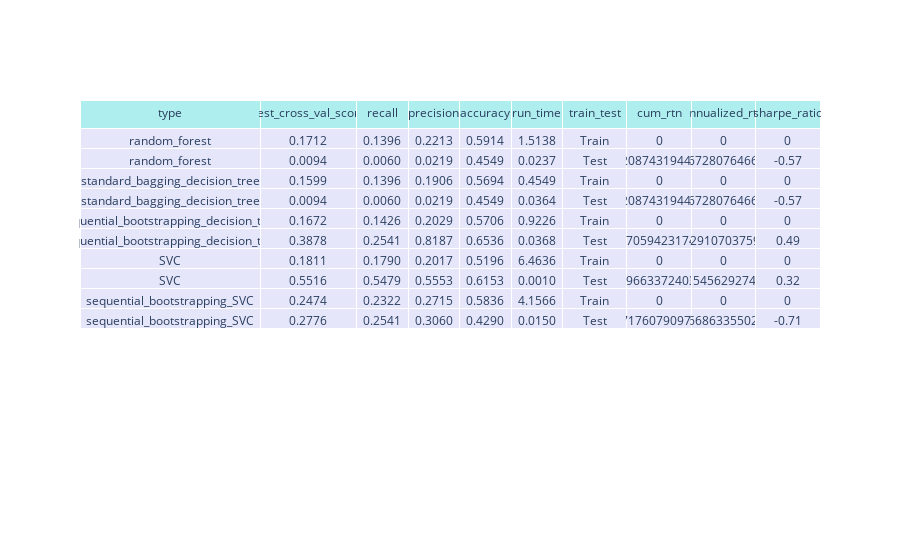

Write notebook code for a chart like this one.
### Code cell
import plotly.graph_objects as go

fig = go.Figure(data=[go.Table(
    columnwidth = [280,150,80,80,80,80,100],
    header=dict(values=list(model_metrics_tbl.columns),
                fill_color='paleturquoise',
                align='center'),
    cells=dict(values=model_metrics_tbl.transpose().values.tolist(),
               fill_color='lavender',
               align='center',
               format=['', '.4f', '.4f','.4f','.4f','.4f','','','']
               )),
])              

fig.show()

### Figure 1 — Plotly figure (JSON) as saved in the notebook; plotly's stock layout.template omitted (floating-point values rounded to 4 significant figures)
{"data": [{"cells": {"align": "center", "fill": {"color": "lavender"}, "format": ["", ".4f", ".4f", ".4f", ".4f", ".4f", "", "", ""], "values": [["random_forest", "random_forest", "standard_bagging_decision_tree", "standard_bagging_decision_tree", "sequential_bootstrapping_decision_tree", "sequential_bootstrapping_decision_tree", "SVC", "SVC", "sequential_bootstrapping_SVC", "sequential_bootstrapping_SVC"], [0.1712, 0.009413, 0.1599, 0.009413, 0.1672, 0.3878, 0.1811, 0.5516, 0.2474, 0.2776], [0.1396, 0.005998, 0.1396, 0.005998, 0.1426, 0.2541, 0.179, 0.5479, 0.2322, 0.2541], [0.2213, 0.02185, 0.1906, 0.02185, 0.2029, 0.8187, 0.2017, 0.5553, 0.2715, 0.306], [0.5914, 0.4549, 0.5694, 0.4549, 0.5706, 0.6536, 0.5196, 0.6153, 0.5836, 0.429], [1.514, 0.02368, 0.4549, 0.03639, 0.9226, 0.03684, 6.464, 0.0009983, 4.157, 0.01503], ["Train", "Test", "Train", "Test", "Train", "Test", "Train", "Test", "Train", "Test"], [0, -0.08209, 0, -0.08209, 0, 0.1187, 0, 0.135, 0, -0.1372], [0, -0.1067, 0, -0.1067, 0, 0.1593, 0, 0.1815, 0, -0.1767], [0, -0.57, 0, -0.57, 0, 0.49, 0, 0.32, 0, -0.71]]}, "columnwidth": [280, 150, 80, 80, 80, 80, 100], "header": {"align": "center", "fill": {"color": "paleturquoise"}, "values": ["type", "best_cross_val_score", "recall", "precision", "accuracy", "run_time", "train_test", "cum_rtn", "annualized_rtn", "sharpe_ratio"]}, "type": "table"}], "layout": {}}
